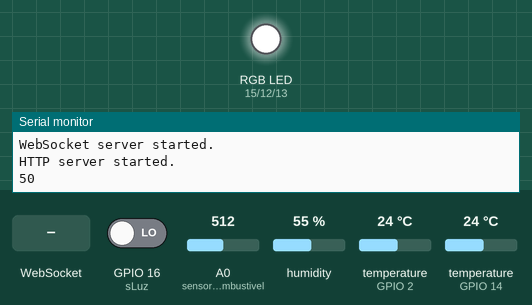
Recording of a sketch running on a simulated ESP8266 (NodeMCU). On the bench: an RGB LED mixed from three pins (HIGH = lit), the last lines printed to the serial monitor. Inputs (shaded band) come from the test bench; at power-on: GPIO 16 (sLuz) LOW, A0 (sensorCombustivel) = 512, humidity 55 %, temperature (sensors on GPIO 2, GPIO 14) 24 °C. WiFi joins after 1.5 s; servers stay silent unless stated; network time is answered at once with the bench clock; the local clock reads 2024-03-15 10:24:30 at power-on unless the sketch sets it; storage starts empty.

Above: at 4.7 s.
4.8 s: WebSocket text "myonoffswitch1ligado" received
At 5.9 s:
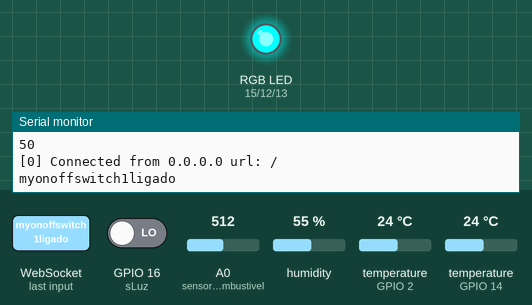
6.8 s: WebSocket text "myonoffswitch2ligado" received
At 8.8 s:
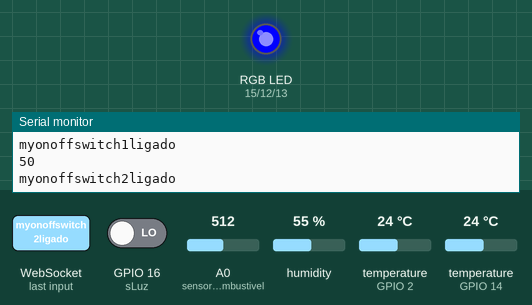
9.6 s: WebSocket text "myonoffswitch3ligado" received
At 11.7 s:
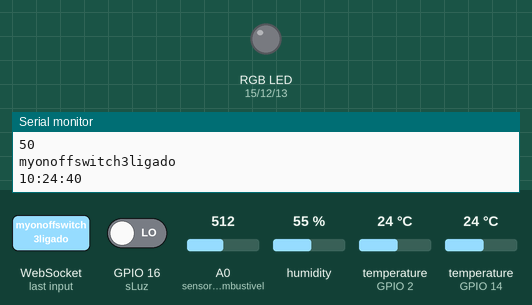
Timing chart, 0 to 13.2 s (numbered marks = the images above; inputs shaded):
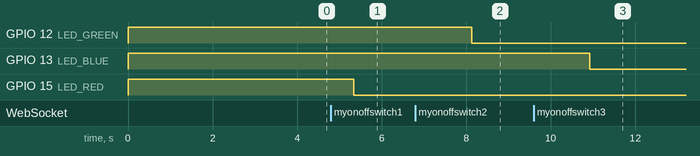

The sketch:

Enxuto.ino
```cpp
#include <ESP8266WiFi.h>
#include <WiFiClient.h>
#include <ESP8266WiFiMulti.h>
#include <ArduinoOTA.h> //Biblioteca Upload codigo por wifi
#include <ESP8266WebServer.h>
#include <FS.h>
#include <WebSocketsServer.h>
#include "DHTesp.h" //Biblioteca Sensor temperatura e umidade DHT11
#include <TimeLib.h>
#include <WiFiUdp.h>
#include <NTPClient.h>

#include <OneWire.h>
#include <DallasTemperature.h>

#define DHTpin 14 //D5 of NodeMCU is GPIO14
#define sLuz 16   // Sensor de luminosidade
#define sensorCombustivel A0

#define ONE_WIRE_BUS 2 // Sensores de Temperatura ONEWIRE

/*______________________________ OneWIRE ________________________________*/
OneWire oneWire(ONE_WIRE_BUS);       // Criando Objeto OneWire
DallasTemperature sensors(&oneWire); // Pass our oneWire reference to Dallas Temperature.
int numberOfDevices;                 // Number of temperature devices found in OneWire
DeviceAddress tempDeviceAddress;     // We'll use this variable to store a found device address

DHTesp dht;

ESP8266WiFiMulti wifiMulti;     // Create an instance of the ESP8266WiFiMulti class, called 'wifiMulti'
ESP8266WebServer server(80);    // create a web server on port 80
WebSocketsServer webSocket(81); // create a websocket server on port 81
File fsUploadFile;              // a File variable to temporarily store the received file

/*______________________________________ WIFI Setup ______________________________________*/
const char *OTAName = "94777463"; // A name and a password for the OTA service
const char *OTAPassword = "";
const char *REDE = "Matheus";
const char *SENHA = "94777463";

#ifndef APSSID
#define APSSID "Narnia";
#define APPSK  "12345678";
#endif

/* Set these to your desired credentials. */
const char *ssidAP = APSSID;
const char *passwordAP = APPSK;

//DEFINIÇÃO DE IP FIXO PARA O NODEMCU
IPAddress ip(192, 168, 0, 11);      //COLOQUE UMA FAIXA DE IP DISPONÍVEL DO SEU ROTEADOR. EX: 192.168.1.110 **** ISSO VARIA, NO MEU CASO É: 192.168.0.175
IPAddress gateway(192, 168, 0, 1);  //GATEWAY DE CONEXÃO (ALTERE PARA O GATEWAY DO SEU ROTEADOR)
IPAddress subnet(255, 255, 255, 0); //MASCARA DE REDE

/*______________________________________ Declarações _____________________________________*/
String Leitura;

#define LED_RED 15 // specify the pins with an RGB LED connected
#define LED_GREEN 12
#define LED_BLUE 13

bool DESLIGADO = 1;
bool LIGADO = 0;

int contador = 0;

int lastTime = 0;
int lastTime1 = 0;

int umidadeLocal = 0;
int temperaturaLocal = 0;
int leituraCombustivel = 0;
int nivelCombustivel = 0;

// Temperatura tanque 01
int TempTanque01 = 0;
int TempMaxTanque01 = 0;
String TimetTempMaxTanque01 = "";
int TempMinTanque01 = 0;
String TimetTempMinTanque01 = "";

// Temperatura tanque 02
int TempTanque02 = 0;
int TempMaxTanque02 = 0;
String TimetTempMaxTanque02 = "";
int TempMinTanque02 = 0;
String TimetTempMinTanque02 = "";

// Luminosidade
String luminosidadeLocal;

/*______________________________ Declarando Relogio _____________________*/
WiFiUDP ntpUDP;
NTPClient timeClient(ntpUDP, "b.st1.ntp.br", -3 * 3600, 60000);
String hora = "";
String horaNova = "";

/*__________________________________________________________SETUP__________________________________________________________*/
void setup()
{

  pinMode(sLuz, INPUT);

  pinMode(LED_RED, OUTPUT); // the pins with LEDs connected are outputs
  pinMode(LED_GREEN, OUTPUT);
  pinMode(LED_BLUE, OUTPUT);
  digitalWrite(LED_RED, DESLIGADO); // turn off the LEDs
  digitalWrite(LED_GREEN, DESLIGADO);
  digitalWrite(LED_BLUE, DESLIGADO);

  Serial.begin(115200); // Start the Serial communication to send messages to the computer
  delay(10);
  Serial.println("\r\n");
  Serial.println("Serial Iniciado");

  //ONE WIRE - Sensore de temperatura
  sensors.begin();                            // Start up the library - Sensores de temeratura oneWire
  numberOfDevices = sensors.getDeviceCount(); // locate devices on the bus
  Serial.print("Locating devices...");
  Serial.print("Found ");
  Serial.print(numberOfDevices, DEC);
  Serial.println(" devices.");
  // locate devices on the bus - ONEWIRE
  Serial.print("Locating devices...");
  Serial.print("Found ");
  Serial.print(numberOfDevices, DEC);
  Serial.println(" devices.");

  dht.setup(DHTpin, DHTesp::DHT11);

  // Relogio
  timeClient.begin();

  WiFi.softAP(ssidAP, passwordAP);
  IPAddress myIP = WiFi.softAPIP();
  server.begin();

  delay(2000);
  startWiFi();      // Start a Wi-Fi access point, and try to connect to some given access points. Then wait for either an AP or STA connection
  startOTA();       // Start the OTA service
  startSPIFFS();    // Start the SPIFFS and list all contents
  startWebSocket(); // Start a WebSocket server
  startServer();    // Start a HTTP server with a file read handler and an upload handler
}
////////////////////////////////////////////////////////////////////////////////////////////////////////////////////////////
////////////////////////////////////////////////////////////////////////////////////////////////////////////////////////////
////////////////////////////////////////////////////////////////////////////////////////////////////////////////////////////
////////////////////////////////////////////////////////////////////////////////////////////////////////////////////////////
/*__________________________________________________________LOOP__________________________________________________________*/
////////////////////////////////////////////////////////////////////////////////////////////////////////////////////////////
////////////////////////////////////////////////////////////////////////////////////////////////////////////////////////////
////////////////////////////////////////////////////////////////////////////////////////////////////////////////////////////
////////////////////////////////////////////////////////////////////////////////////////////////////////////////////////////
bool rainbow = false; // The rainbow effect is turned off on startup

unsigned long prevMillis = millis();
int hue = 0;

time_t prevDisplay = 0; // when the digital clock was displayed

void loop()
{
  // ------------------------------------ Atualizando Relógio -------------------------------
  if ((millis() - lastTime1) > 10000)
  {
    lastTime1 = millis();
    //Relogio
    timeClient.update();
    hora = timeClient.getFormattedTime();
    Serial.println(hora);
  }

  //------------------------------------- Loop Servidor ---------------------------------
  if ((millis() - lastTime) > 1000)
  {
    // Lendo nível combustível
    leituraCombustivel = analogRead(sensorCombustivel);
    nivelCombustivel = map(leituraCombustivel, 0, 1023, 0, 100);
    Serial.println(nivelCombustivel);

    // Lendo luminosidade
    if (digitalRead(sLuz) == HIGH)
    {
      luminosidadeLocal = "Baixa";
    }
    else
    {
      luminosidadeLocal = "Alta";
    }

    delay(dht.getMinimumSamplingPeriod());

    float humidity = dht.getHumidity();
    float temperature = dht.getTemperature();

    temperaturaLocal = temperature;
    umidadeLocal = humidity;

    //Lendo Temperaturas Tanques
    sensors.requestTemperatures(); // Send the command to get temperatures
    // Loop through each device, print out temperature data
    for (int i = 0; i < numberOfDevices; i++)
    {
      // Search the wire for address
      if (sensors.getAddress(tempDeviceAddress, i))
      {

        float tempC = sensors.getTempC(tempDeviceAddress);
        switch (i)
        {
        case 0:
          TempTanque02 = tempC;
          break;

        case 1:
          TempTanque01 = tempC;
          break;

        default:
          break;
        }
      }
    }

    // Atualização temperaturaS TANQUE 01 ////////////////////////////////////////////////
    horaNova = hora;
    if ((TempMaxTanque01 == 0) && (TempMinTanque01 == 0))
    {
      TempMinTanque01 = TempTanque01;
      TempMaxTanque01 = TempTanque01;
      horaNova.remove(5);
      TimetTempMaxTanque01 = horaNova;
      TimetTempMinTanque01 = horaNova;
    }
    if (TempTanque01 > TempMaxTanque01)
    {
      TempMaxTanque01 = TempTanque01;
      horaNova.remove(5);
      TimetTempMaxTanque01 = horaNova;
    }
    else if (TempTanque01 < TempMinTanque01)
    {
      TempMinTanque01 = TempTanque01;
      horaNova.remove(5);
      TimetTempMinTanque01 = horaNova;
    }

    if ((TimetTempMinTanque01 == "") && (TimetTempMaxTanque01 = ""))
    {
      horaNova.remove(5);
      TimetTempMaxTanque01 = horaNova;
      TimetTempMinTanque01 = horaNova;
    }

    // Atualização temperaturaS TANQUE 02 ////////////////////////////////////////////////
    horaNova = String(hora);

    if ((TempMaxTanque02 == 0) && (TempMinTanque02 == 0))
    {
      TempMinTanque02 = TempTanque02;
      TempMaxTanque02 = TempTanque02;
      horaNova.remove(5);
      TimetTempMaxTanque02 = horaNova;
      TimetTempMinTanque02 = horaNova;
    }
    if (TempTanque02 > TempMaxTanque02)
    {
      TempMaxTanque02 = TempTanque02;
      horaNova.remove(5);
      TimetTempMaxTanque02 = horaNova;
    }
    else if (TempTanque02 < TempMinTanque02)
    {
      TempMinTanque02 = TempTanque02;
      horaNova.remove(5);
      TimetTempMinTanque02 = horaNova;
    }

    if ((TimetTempMinTanque02 == "") && (TimetTempMaxTanque02 = ""))
    {
      horaNova.remove(5);
      TimetTempMaxTanque02 = horaNova;
      TimetTempMinTanque02 = horaNova;
    }

    // Envio da mensagem com dados para o servidor
    contador++;
    String message = (String("T") +                              // 00
                      String("KK") + String(temperaturaLocal) +  // 01
                      String("KK") + String("°C") +              // 02
                      String("KK") + String("U") +               // 03
                      String("KK") + String(umidadeLocal) +      // 04
                      String("KK") + String("%") +               // 05
                      String("KK") + String("L") +               // 06
                      String("KK") + String(luminosidadeLocal) + // 07
                      String("KK") + String(" lm") +             // 08
                      String("KK") + String(nivelCombustivel) +  // 09
                      String("KK") + String(hora) +              // 10

                      String("KK") + String(TempTanque01) +         // 11
                      String("KK") + String(TempMaxTanque01) +      // 12
                      String("KK") + String(TimetTempMaxTanque01) + // 13
                      String("KK") + String(TempMinTanque01) +      // 14
                      String("KK") + String(TimetTempMinTanque01) + // 15

                      String("KK") + String(TempTanque02) +         // 16
                      String("KK") + String(TempMaxTanque02) +      // 17
                      String("KK") + String(TimetTempMaxTanque02) + // 18
                      String("KK") + String(TempMinTanque02) +      // 19
                      String("KK") + String(TimetTempMinTanque02)); // 20

    webSocket.broadcastTXT(message);
    lastTime = millis();
  }

  webSocket.loop();      // constantly check for websocket events
  server.handleClient(); // run the server
  ArduinoOTA.handle();   // listen for OTA events
}
////////////////////////////////////////////////////////////////////////////////////////////////////////////////////////////
////////////////////////////////////////////////////////////////////////////////////////////////////////////////////////////
////////////////////////////////////////////////////////////////////////////////////////////////////////////////////////////
////////////////////////////////////////////////////////////////////////////////////////////////////////////////////////////
////////////////////////////////////////////////////////////////////////////////////////////////////////////////////////////
////////////////////////////////////////////////////////////////////////////////////////////////////////////////////////////
////////////////////////////////////////////////////////////////////////////////////////////////////////////////////////////
////////////////////////////////////////////////////////////////////////////////////////////////////////////////////////////

/*_________________________________________________ SETUP FUNCTIONS ESSENTIALS __________________________________________________________*/

void startWiFi()
{                               // Start a Wi-Fi access point, and try to connect to some given access points. Then wait for either an AP or STA connection
  wifiMulti.addAP(REDE, SENHA); // add Wi-Fi networks you want to connect to
  //WiFi.begin("Matheus", "94777463"); //PASSA OS PARÂMETROS PARA A FUNÇÃO QUE VAI FAZER A CONEXÃO COM A REDE SEM FIO
  //WiFi.config(ip, gateway, subnet);  //PASSA OS PARÂMETROS PARA A FUNÇÃO QUE VAI SETAR O IP FIXO NO NODEMCU

  Serial.println("Connecting");

  while (wifiMulti.run() != WL_CONNECTED && WiFi.softAPgetStationNum() < 1)
  { // Wait for the Wi-Fi to connect
    delay(250);
    Serial.print('.');
  }
  Serial.println("Conectado ao Wifi");
}

void startOTA()
{ // Start the OTA service
  ArduinoOTA.setHostname(OTAName);
  ArduinoOTA.setPassword(OTAPassword);

  ArduinoOTA.onStart([]() {
    Serial.println("Start");
  });
  ArduinoOTA.onEnd([]() {
    Serial.println("\r\nEnd");
  });
  ArduinoOTA.onProgress([](unsigned int progress, unsigned int total) {
    Serial.printf("Progress: %u%%\r", (progress / (total / 100)));
  });
  ArduinoOTA.onError([](ota_error_t error) {
    Serial.printf("Error[%u]: ", error);
    if (error == OTA_AUTH_ERROR)
      Serial.println("Auth Failed");
    else if (error == OTA_BEGIN_ERROR)
      Serial.println("Begin Failed");
    else if (error == OTA_CONNECT_ERROR)
      Serial.println("Connect Failed");
    else if (error == OTA_RECEIVE_ERROR)
      Serial.println("Receive Failed");
    else if (error == OTA_END_ERROR)
      Serial.println("End Failed");
  });
  ArduinoOTA.begin();
  Serial.println("OTA ready\r\n");
}
void startSPIFFS()
{                 // Start the SPIFFS and list all contents
  SPIFFS.begin(); // Start the SPI Flash File System (SPIFFS)
  Serial.println("SPIFFS started. Contents:");
  {
    Dir dir = SPIFFS.openDir("/");
    while (dir.next())
    { // List the file system contents
      String fileName = dir.fileName();
      size_t fileSize = dir.fileSize();
      Serial.printf("\tFS File: %s, size: %s\r\n", fileName.c_str(), formatBytes(fileSize).c_str());
    }
    Serial.printf("\n");
  }
}
void startWebSocket()
{                                    // Start a WebSocket server
  webSocket.begin();                 // start the websocket server
  webSocket.onEvent(webSocketEvent); // if there's an incomming websocket message, go to function 'webSocketEvent'
  Serial.println("WebSocket server started.");
}
/*________________________________________________ INICIANDO SERVIDOR _______________________________________________________________*/
void startServer()
{ // Start a HTTP server with a file read handler and an upload handler
  server.on(
      "/edit.html", HTTP_POST, []() { // If a POST request is sent to the /edit.html address,
        server.send(200, "text/plain", "");
      },
      handleFileUpload); // go to 'handleFileUpload'

  server.onNotFound(handleNotFound); // if someone requests any other file or page, go to function 'handleNotFound'
  // and check if the file exists

  server.begin(); // start the HTTP server
  Serial.println("HTTP server started.");
}
/*__________________________________________________________SERVER_NOT FOUND__________________________________________________________*/

void handleNotFound()
{ // if the requested file or page doesn't exist, return a 404 not found error
  if (!handleFileRead(server.uri()))
  { // check if the file exists in the flash memory (SPIFFS), if so, send it
    server.send(404, "text/plain", "404: File Not Found");
  }
}

/*___________________________Send the right file to the client (if it exists)________________________________________________________*/

bool handleFileRead(String path)
{ // send the right file to the client (if it exists)
  Serial.println("handleFileRead: " + path);
  if (path.endsWith("/"))
    path += "index.html";                    // If a folder is requested, send the index file
  String contentType = getContentType(path); // Get the MIME type
  String pathWithGz = path + ".gz";
  if (SPIFFS.exists(pathWithGz) || SPIFFS.exists(path))
  {                                                     // If the file exists, either as a compressed archive, or normal
    if (SPIFFS.exists(pathWithGz))                      // If there's a compressed version available
      path += ".gz";                                    // Use the compressed verion
    File file = SPIFFS.open(path, "r");                 // Open the file
    size_t sent = server.streamFile(file, contentType); // Send it to the client
    file.close();                                       // Close the file again
    Serial.println(String("\tSent file: ") + path);
    return true;
  }
  Serial.println(String("\tFile Not Found: ") + path); // If the file doesn't exist, return false
  return false;
}

/*_______________________________ Upload a new file to the SPIFFS______________________________________________________*/

void handleFileUpload()
{ // upload a new file to the SPIFFS
  HTTPUpload &upload = server.upload();
  String path;
  if (upload.status == UPLOAD_FILE_START)
  {
    path = upload.filename;
    if (!path.startsWith("/"))
      path = "/" + path;
    if (!path.endsWith(".gz"))
    {                                   // The file server always prefers a compressed version of a file
      String pathWithGz = path + ".gz"; // So if an uploaded file is not compressed, the existing compressed
      if (SPIFFS.exists(pathWithGz))    // version of that file must be deleted (if it exists)
        SPIFFS.remove(pathWithGz);
    }
    Serial.print("handleFileUpload Name: ");
    Serial.println(path);
    fsUploadFile = SPIFFS.open(path, "w"); // Open the file for writing in SPIFFS (create if it doesn't exist)
    path = String();
  }
  else if (upload.status == UPLOAD_FILE_WRITE)
  {
    if (fsUploadFile)
      fsUploadFile.write(upload.buf, upload.currentSize); // Write the received bytes to the file
  }
  else if (upload.status == UPLOAD_FILE_END)
  {
    if (fsUploadFile)
    {                       // If the file was successfully created
      fsUploadFile.close(); // Close the file again
      Serial.print("handleFileUpload Size: ");
      Serial.println(upload.totalSize);
      server.sendHeader("Location", "/success.html"); // Redirect the client to the success page
      server.send(303);
    }
    else
    {
      server.send(500, "text/plain", "500: couldn't create file");
    }
  }
}

//////////////////////////////////////////////////////////////////////////////////////////////////////////////////////////
////////////////////////////////// When a WebSocket message is received  /////////////////////////////////////////////////
//////////////////////////////////////////////////////////////////////////////////////////////////////////////////////////

void webSocketEvent(uint8_t num, WStype_t type, uint8_t *payload, size_t lenght)
{ // When a WebSocket message is received
  switch (type)
  {

  case WStype_DISCONNECTED: // if the websocket is disconnected
    Serial.printf("[%u] Disconnected!\n", num);
    break;

  case WStype_CONNECTED:
  { // if a new websocket connection is established
    IPAddress ip = webSocket.remoteIP(num);
    Serial.printf("[%u] Connected from %d.%d.%d.%d url: %s\n", num, ip[0], ip[1], ip[2], ip[3], payload);
    rainbow = false; // Turn rainbow off when a new connection is established
  }
  break;

  case WStype_TEXT: // if new text data is received
    Leitura = ((char *)payload);
    Serial.println(Leitura);

    if (Leitura == "myonoffswitch1ligado")
    {
      digitalWrite(LED_RED, LIGADO); // turn off the LEDs
    }
    if (Leitura == "myonoffswitch1desligado")
    {
      digitalWrite(LED_RED, DESLIGADO); // turn off the LEDs
    }
    if (Leitura == "myonoffswitch2ligado")
    {
      digitalWrite(LED_GREEN, LIGADO); // turn off the LEDs
    }
    if (Leitura == "myonoffswitch2desligado")
    {
      digitalWrite(LED_GREEN, DESLIGADO); // turn off the LEDs
    }
    if (Leitura == "myonoffswitch3ligado")
    {
      digitalWrite(LED_BLUE, LIGADO); // turn off the LEDs
    }
    if (Leitura == "myonoffswitch3desligado")
    {
      digitalWrite(LED_BLUE, DESLIGADO); // turn off the LEDs
    }
    if (Leitura == "myonoffswitch4ligado")
    {
      digitalWrite(LED_RED, LIGADO); // turn off the LEDs
    }
    if (Leitura == "myonoffswitch4desligado")
    {
      digitalWrite(LED_RED, DESLIGADO); // turn off the LEDs
    }

    break;
  }
}

/*__________________________________________________________HELPER_FUNCTIONS__________________________________________________________*/

String formatBytes(size_t bytes)
{ // convert sizes in bytes to KB and MB
  if (bytes < 1024)
  {
    return String(bytes) + "B";
  }
  else if (bytes < (1024 * 1024))
  {
    return String(bytes / 1024.0) + "KB";
  }
  else if (bytes < (1024 * 1024 * 1024))
  {
    return String(bytes / 1024.0 / 1024.0) + "MB";
  }
}

String getContentType(String filename)
{ // determine the filetype of a given filename, based on the extension
  if (filename.endsWith(".html"))
    return "text/html";
  else if (filename.endsWith(".css"))
    return "text/css";
  else if (filename.endsWith(".js"))
    return "application/javascript";
  else if (filename.endsWith(".ico"))
    return "image/x-icon";
  else if (filename.endsWith(".gz"))
    return "application/x-gzip";
  return "text/plain";
}

void printAddress(DeviceAddress deviceAddress)
{
  for (uint8_t i = 0; i < 8; i++)
  {
    if (deviceAddress[i] < 16)
      Serial.print("0");
    Serial.print(deviceAddress[i], HEX);
  }
}
```

Measured:
- after the input at 4.8 s, GPIO 15 (LED_RED): HIGH → LOW after 0.54 s
- after the input at 6.8 s, GPIO 12 (LED_GREEN): HIGH → LOW after 1.3 s
- after the input at 9.6 s, GPIO 13 (LED_BLUE): HIGH → LOW after 1.3 s
